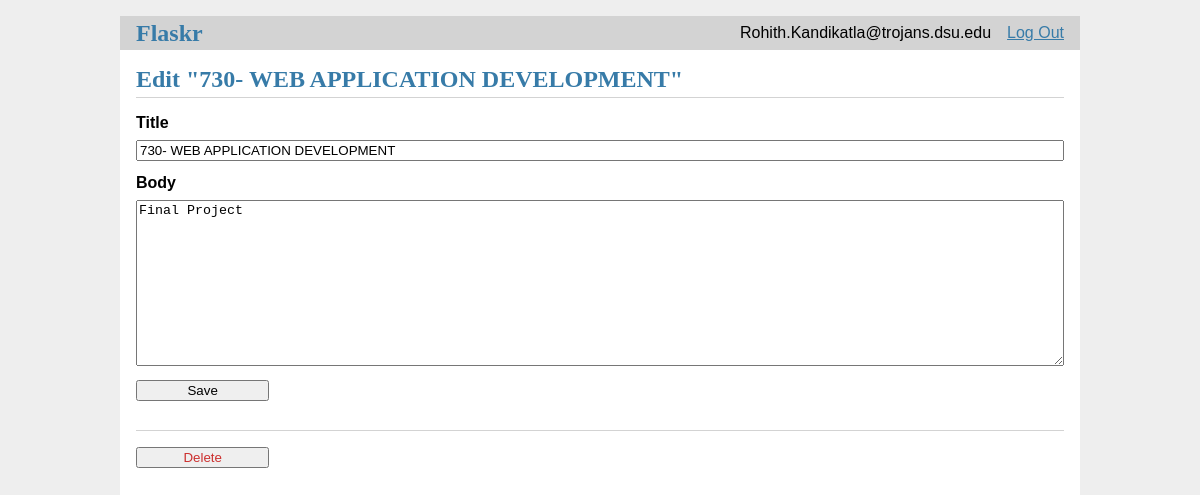
The page /1/update (signed in) on the database its author committed.
### tables this page shows
CREATE TABLE user (
  id INTEGER PRIMARY KEY AUTOINCREMENT,
  username TEXT UNIQUE NOT NULL,
  password TEXT NOT NULL
);

CREATE TABLE post (
  id INTEGER PRIMARY KEY AUTOINCREMENT,
  author_id INTEGER NOT NULL,
  created TIMESTAMP NOT NULL DEFAULT CURRENT_TIMESTAMP,
  title TEXT NOT NULL,
  body TEXT NOT NULL,
  FOREIGN KEY (author_id) REFERENCES user (id)
);

### flaskr/blog.py (the view, shortened to what this page needs)
@bp.route('/<int:id>/update', methods=('GET', 'POST'))
@login_required
def update(id):
    post = get_post(id)
    return render_template('blog/update.html', post=post)

### flaskr/auth.py (called while the page is built)
@bp.before_app_request
def load_logged_in_user():
    user_id = session.get('user_id')
    if user_id is None:
        g.user = None
    else:
        g.user = get_db().execute(
            'SELECT * FROM user WHERE id = ?', (user_id,)
        ).fetchone()

def login_required(view):
    @functools.wraps(view)
    def wrapped_view(**kwargs):
        if g.user is None:
            return redirect(url_for('auth.login'))
        return view(**kwargs)
    return wrapped_view

### flaskr/blog.py (called while the page is built)
def get_post(id, check_author=True):
    post = get_db().execute(
        'SELECT p.id, title, body, created, author_id, username'
        ' FROM post p JOIN user u ON p.author_id = u.id'
        ' WHERE p.id = ?',
        (id,)
    ).fetchone()
    if post is None:
        abort(404, f"Post id {id} doesn't exist.")
    if check_author and post['author_id'] != g.user['id']:
        abort(403)
    return post

### flaskr/db.py (called while the page is built)
def get_db():
    if 'db' not in g:
        g.db = sqlite3.connect(
            current_app.config['DATABASE'],
            detect_types=sqlite3.PARSE_DECLTYPES
        )
        g.db.row_factory = sqlite3.Row
    return g.db

### flaskr/templates/blog/update.html
{% extends 'base.html' %} {% block header %}
<h1>{% block title %}Edit "{{ post['title'] }}"{% endblock %}</h1>
{% endblock %} {% block content %}
<form method="post">
  <label for="title">Title</label>
  <input
    name="title"
    id="title"
    value="{{ request.form['title'] or post['title'] }}"
    required
  />
  <label for="body">Body</label>
  <textarea name="body" id="body">
{{ request.form['body'] or post['body'] }}</textarea
  >
  <input type="submit" value="Save" />
</form>
<hr />
<form action="{{ url_for('blog.delete', id=post['id']) }}" method="post">
  <input
    class="danger"
    type="submit"
    value="Delete"
    onclick="return confirm('Are you sure?');"
  />
</form>
{% endblock %}

### flaskr/templates/base.html (shortened to what this page needs)
<!DOCTYPE html>
<link rel="stylesheet" href="{{ url_for('static', filename='style.css') }}" />
<nav>
  <h1><a href="{{url_for('index')}}">Flaskr</a></h1>
  <ul>
    {% if g.user %}
    <li><span>{{ g.user['username'] }}</span></li>
    <li><a href="{{ url_for('auth.logout') }}">Log Out</a> {% else %}</li>
    <li><a href="{{ url_for('auth.register') }}">Register</a></li>
    <li>
      <a href="{{ url_for('auth.login') }}">Log In</a>
      {% endif %}
    </li>
  </ul>
</nav>
<section class="content">
  <header>{% block header %}{% endblock %}</header>
   {% block content %}{% endblock %}
</section>

### flaskr/static/style.css (style rules this page uses)
h1 { font-family: serif; color: #377ba8; margin: 1rem 0; }
a { color: #377ba8; }
hr { border: none; border-top: 1px solid lightgray; }
nav { background: lightgray; display: flex; align-items: center; padding: 0 0.5rem; }
nav h1 { flex: auto; margin: 0; }
nav h1 a { text-decoration: none; padding: 0.25rem 0.5rem; }
nav ul { display: flex; list-style: none; margin: 0; padding: 0; }
nav ul li a, nav ul li span, header .action { display: block; padding: 0.5rem; }
.content { padding: 0 1rem 1rem; }
.content > header { border-bottom: 1px solid lightgray; display: flex; align-items: flex-end; }
.content > header h1 { flex: auto; margin: 1rem 0 0.25rem 0; }
.content:last-child { margin-bottom: 0; }
.content form { margin: 1em 0; display: flex; flex-direction: column; }
.content label { font-weight: bold; margin-bottom: 0.5em; }
.content input, .content textarea { margin-bottom: 1em; }
.content textarea { min-height: 12em; resize: vertical; }
input.danger { color: #cc2f2e; }
input[type="submit"] { align-self: start; min-width: 10em; }

### rows shown on the page
user: user.username "Rohith.Kandikatla@trojans.dsu.edu"
post: title "730- WEB APPLICATION DEVELOPMENT", body "Final Project"
